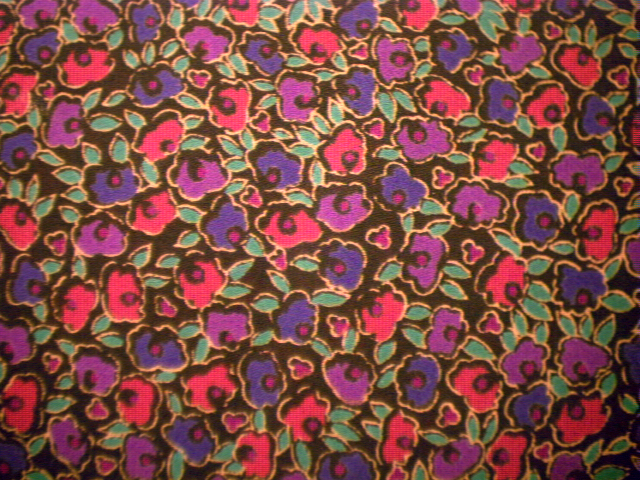
#> input picture Questions/Images/fabric.png, 640 x 480 px, found by its file name
$ jupyter execute Problem_1a.ipynb
#> lines starting #> are read from the running program, lines starting #| are printed output that depends on the picture
# Imports

[cell 1]
import numpy as np
import cv2
import matplotlib.pyplot as plt

# Conversion function

[cell 2]
def convert_rgb_image_to_ycbcr(rgb_image):
    """
    Convert an RGB image to YCbCr color space.

    OpenCV uses the channel order:
    Y, Cr, Cb
    for cv2.COLOR_RGB2YCrCb.
    """
    ycrcb_image = cv2.cvtColor(rgb_image, cv2.COLOR_RGB2YCrCb)

    # Rearrange OpenCV's YCrCb output into YCbCr order
    ycbcr_image = ycrcb_image[:, :, [0, 2, 1]]

    return ycbcr_image

# Read and convert Image

[cell 3]
bgr_image = cv2.imread("fabric.png") # opencv reads the image in BGR format
#> bgr_image is the input picture: shape (480, 640, 3); mean B, G, R 68.2, 75.7, 126.9

# Convert BGR to RGB because the given image is considered RGB
rgb_image = cv2.cvtColor(bgr_image, cv2.COLOR_BGR2RGB)

# Convert RGB image to YCbCr
ycbcr_image = convert_rgb_image_to_ycbcr(rgb_image)
#> in convert_rgb_image_to_ycbcr, `ycrcb_image = cv2.cvtColor(rgb_image, cv2.COLOR_RGB2YCrCb)`: ycrcb_image: shape (480, 640, 3); mean of channels 0, 1, 2 90.1, 154.2, 115.6
#> in convert_rgb_image_to_ycbcr, `ycbcr_image = ycrcb_image[:, :, [0, 2, 1]]`: ycbcr_image: shape (480, 640, 3); mean of channels 0, 1, 2 90.1, 115.6, 154.2


# Display the images
plt.figure(figsize=(12, 5))

plt.subplot(1, 2, 1)
plt.imshow(rgb_image)
plt.title("Original RGB Image")
plt.axis("off")

plt.subplot(1, 2, 2)
# Direct display is only for visualizing the stored channel values.
# Matplotlib interprets these values as RGB, so colors will not be
# physically correct YCbCr colors.
plt.imshow(ycbcr_image)
plt.title("YCbCr Image (Raw Channel Values)")
plt.axis("off")

plt.tight_layout()
plt.show()
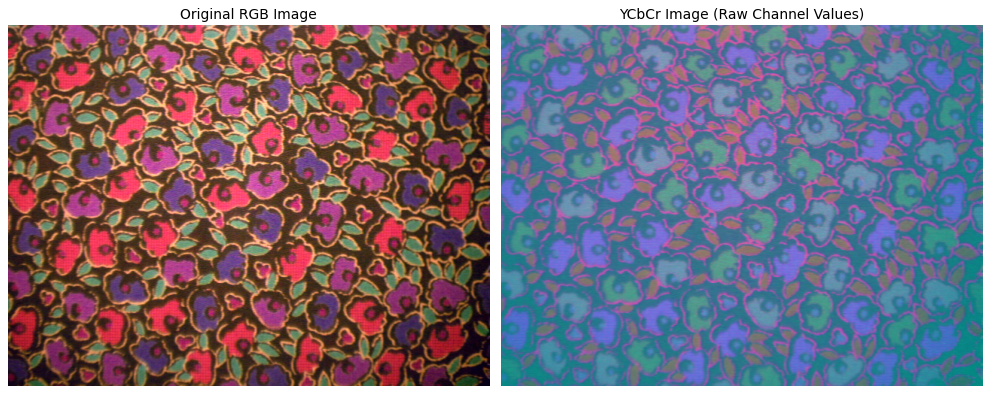
#> figure drawn by matplotlib, 2 panels

# Random pixel from the Image comparison

[cell 4]
# Get image height and width
height, width = rgb_image.shape[:2]
#> height = 480; width = 640

# Randomly select one pixel location
row = np.random.randint(0, height)
#> row = 172
col = np.random.randint(0, width)
#> col = 559

# Get RGB value at that pixel
rgb_value = rgb_image[row, col]
#> rgb_value = [141, 59, 114]

# Get corresponding YCbCr value at the same pixel
ycbcr_value = ycbcr_image[row, col]
#> ycbcr_value = [90, 142, 164]

# Convert NumPy values to normal Python integers
rgb_value = [int(x) for x in rgb_value]
ycbcr_value = [int(x) for x in ycbcr_value]

# Print results
print("Random pixel location:", (row, col))
#| Random pixel location: (172, 559)
print("RGB value:", rgb_value)
#| RGB value: [141, 59, 114]
print("YCbCr value:", ycbcr_value)
#| YCbCr value: [90, 142, 164]

# Visualization of Individual Y, Cb, and Cr Channels

[cell 5]
# Extract individual channels
Y = ycbcr_image[:, :, 0]
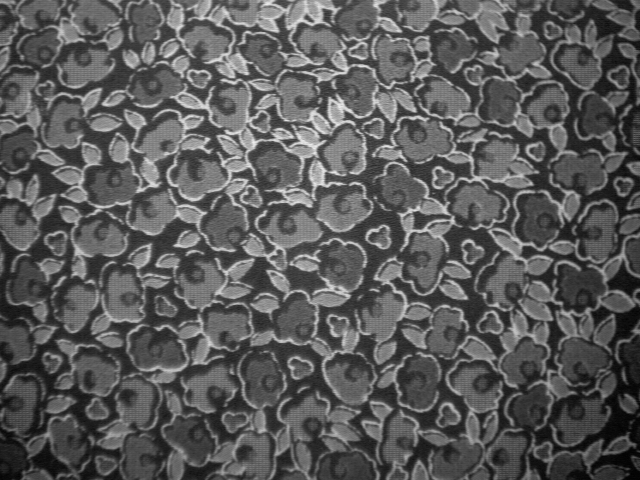
#> Y: shape (480, 640); min 2, max 237, mean 90.1
Cb = ycbcr_image[:, :, 1]
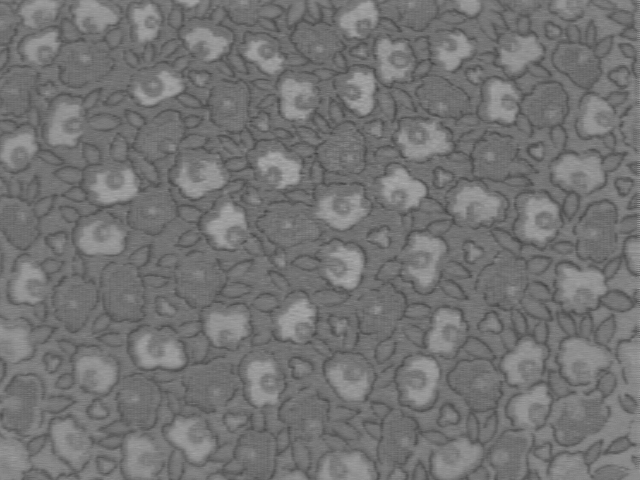
#> Cb: shape (480, 640); min 66, max 174, mean 115.6
Cr = ycbcr_image[:, :, 2]
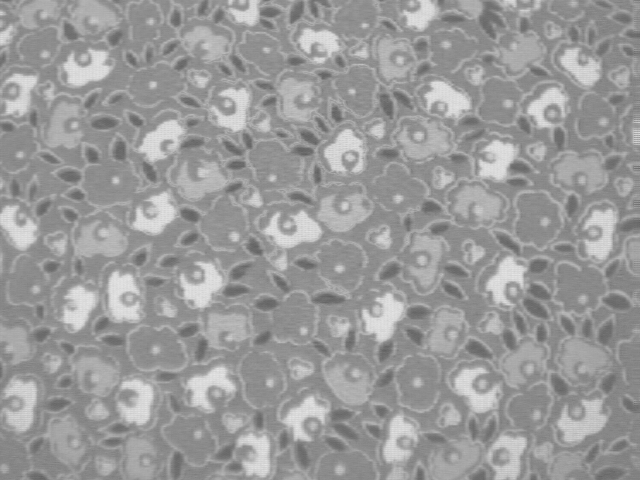
#> Cr: shape (480, 640); min 96, max 229, mean 154.2


# Display original image and separate channels
plt.figure(figsize=(15, 8))

# Original RGB image
plt.subplot(2, 2, 1)
plt.imshow(rgb_image)
plt.title("Original RGB Image")
plt.axis("off")

# Y channel
plt.subplot(2, 2, 2)
plt.imshow(Y, cmap="gray", vmin=0, vmax=255)
plt.title("Y Channel (Luminance)")
plt.axis("off")

# Cb channel
plt.subplot(2, 2, 3)
plt.imshow(Cb, cmap="gray", vmin=0, vmax=255)
plt.title("Cb Channel (Blue Chrominance)")
plt.axis("off")

# Cr channel
plt.subplot(2, 2, 4)
plt.imshow(Cr, cmap="gray", vmin=0, vmax=255)
plt.title("Cr Channel (Red Chrominance)")
plt.axis("off")

plt.tight_layout()
plt.show()

# Additional experiment: RGB to YCbCr values for some standard colors

[cell 6]
colors = {
    "Red":    [255, 0, 0],
    "Green":  [0, 255, 0],
    "Blue":   [0, 0, 255],
    "Black":  [0, 0, 0],
    "White":  [255, 255, 255],
    "Yellow": [255, 255, 0],
    "Pink":   [255, 105, 180]
}

# Convert RGB values to YCbCr values
# OpenCV gives Y, Cr, Cb, so rearrange to Y, Cb, Cr

def rgb_to_ycbcr(rgb):
    rgb_pixel = np.array([[rgb]], dtype=np.uint8)

    ycrcb = cv2.cvtColor(rgb_pixel, cv2.COLOR_RGB2YCrCb)

    Y = int(ycrcb[0, 0, 0])
    Cr = int(ycrcb[0, 0, 1])
    Cb = int(ycrcb[0, 0, 2])

    return [Y, Cb, Cr]

# Print RGB and YCbCr values

print("Color\t\tRGB\t\t\tYCbCr")
print("-" * 55)

for name, rgb in colors.items():
    ycbcr = rgb_to_ycbcr(rgb)

    print(f"{name:8s}\t{rgb}\t\t{ycbcr}")
